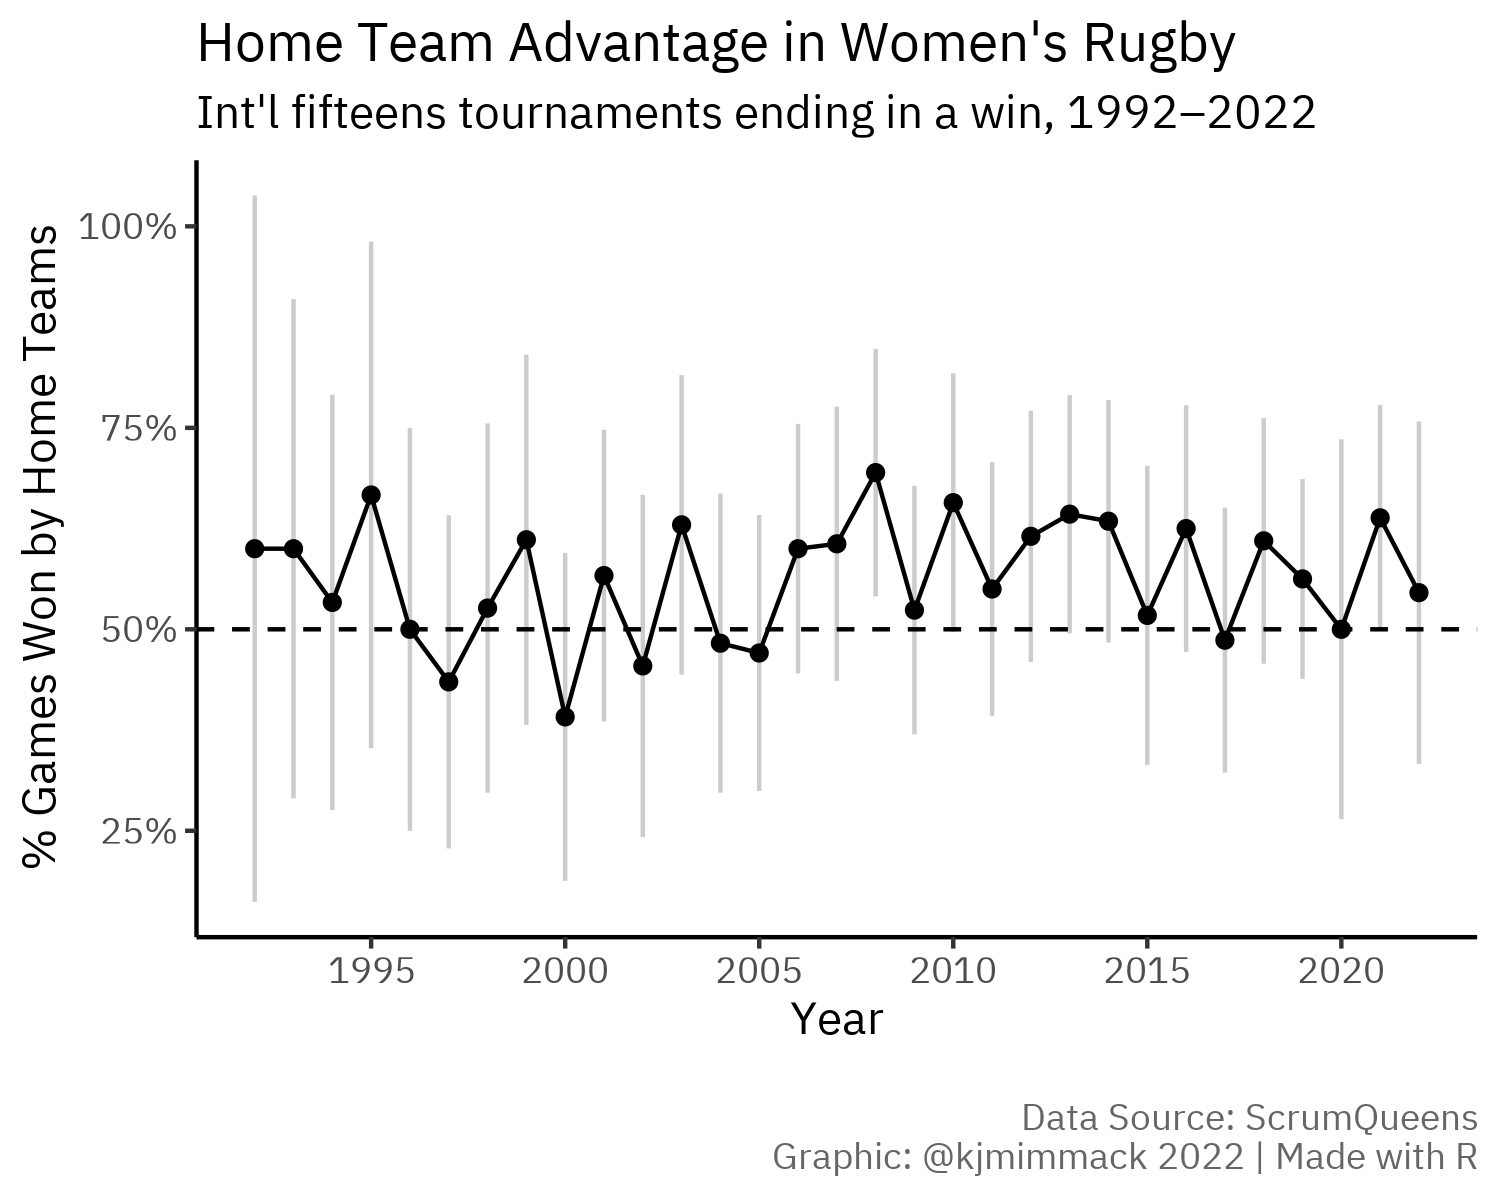

R code for this plot:
library(tidytuesdayR)
library(janitor)
library(tidyverse)
library(showtext)

font_add_google("IBM Plex Sans", "IBM Plex Sans")
showtext_auto()
showtext_opts(dpi = 300)


# Import -----------------------------------------------------------------------

tt_date <- "2022-05-24"
tt_data <- tt_load(tt_date)

# Tidy -------------------------------------------------------------------------

wins_by_year <- tt_data$fifteens |> 
  
  # Select only the games ending in a win/loss (dropping ties, etc)
  filter(home_away_win %in% c("H", "A")) |> 
  
  # Summarize total wins / losses by year
  mutate(year = lubridate::year(date)) |> 
  group_by(year) |> 
  count(home_away_win) |> 
  ungroup() |> 
  pivot_wider(names_from = home_away_win, values_from = n) |> 
  
  # Compute proportion of home wins and sample proportion standard error
  mutate(
    across(c(H, A), replace_na, 0),
    total_games = H + A,
    p_home = H / total_games,
    p_away = A / total_games,
    margin_of_err = 2 * sqrt(p_home * p_away / total_games)
  ) |> 
  
  # Drop early years with few games
  filter(year >= 1992)

# Plot -------------------------------------------------------------------------


wins_by_year |> 
  ggplot(aes(x = year, y = p_home)) +
  
  # Dashed reference line at 50% even split
  geom_hline(yintercept = 0.5, linetype = 2) +
  
  # Line graph of proportion of home team wins by year
  geom_line() +
  geom_point() +
  
  # Add background standard error bars for each year
  geom_linerange(
    aes(ymin = p_home - margin_of_err, ymax = p_home + margin_of_err),
    alpha = 0.2
  ) +
  
  # Style plot
  scale_y_continuous(labels = scales::percent) +
  labs(
    x = "Year",
    y = "% Games Won by Home Teams",
    title = "Home Team Advantage in Women's Rugby",
    subtitle = "Int'l fifteens tournaments ending in a win, 1992–2022",
    caption = "Data Source: ScrumQueens\nGraphic: @kjmimmack 2022 | Made with R"
  ) +
  theme_classic() +
  theme(
    text = element_text(family = "IBM Plex Sans"),
    plot.caption = element_text(
      color = "grey40",
      margin = margin(0.2, 0, 0, 0, "in")
    )
  )

# Export to file
ggsave(
  paste0(tt_date, ".png"),
  device = "png",
  width = 5,
  height = 4,
  units = "in",
  type = "cairo"
)
